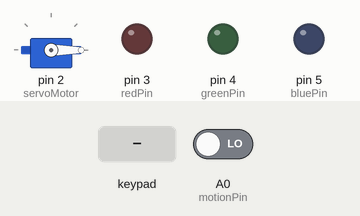
This sketch was run on a simulated Arduino Uno, built with avr-gcc and run on an emulated ATmega328P. Parts: servo, output pins drawn as LEDs (lit = HIGH). Inputs (shaded band) come from the test bench; at power-on: A0 (motionPin) LOW. What the sketch prints to the serial monitor is not drawn.

Above: at 1.2 s.
1.3 s: keypad keys 5 2 5 5 # pressed 0.4 s apart
At 6.0 s:
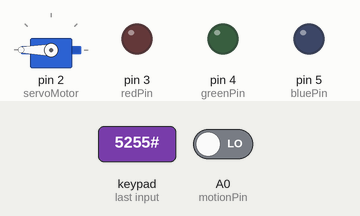
6.3 s: A0 (motionPin) driven HIGH
At 8.6 s:
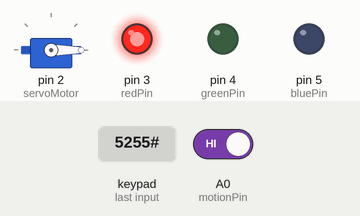
12.3 s: A0 (motionPin) driven LOW
At 13.6 s:
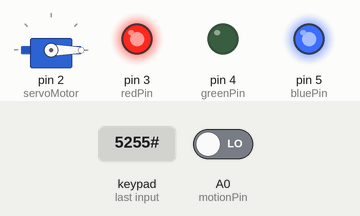
Timing chart, 0 to 15.4 s (numbered marks = the images above; inputs shaded):
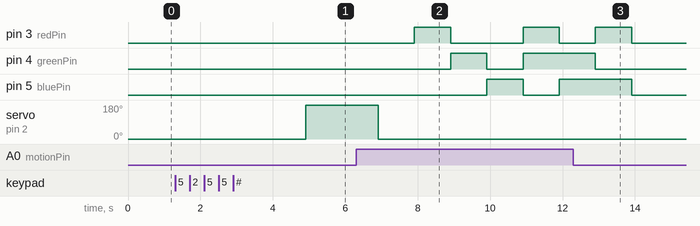

The sketch:

project555sketch_aug4a.ino
```cpp
//servo motor
#include <Servo.h>
//servo motor

//keypad
#include <Key.h>
#include <Keypad.h>
//keypad


//dht11 sensor
#include <DHT.h>
#include <DHT_U.h>
//servo motor
#include <Servo.h>
//servo motor

//keypad
#include <Key.h>
#include <Keypad.h>
//keypad


//dht11 sensor
#include <DHT.h>
#include <DHT_U.h>
//dht11 sensor

#include <Servo.h>
#include <Key.h>
#include <Keypad.h>

const byte ROWS = 4;
const byte COLS = 4;
char keys[ROWS][COLS] = {
  {'1', '2', '3', 'A'},
  {'4', '5', '6', 'B'},
  {'7', '8', '9', 'C'},
  {'*', '0', '#', 'D'}
};
byte rowPins[ROWS] = {13, 12, 11, 10};
byte colPins[COLS] = {9, 8, 7, 6};

Keypad keypad = Keypad(makeKeymap(keys), rowPins, colPins, ROWS, COLS);

Servo servoMotor;

char enteredCode[5];
int codeIndex = 0;
bool correctPINEntered = false;

const int motionPin = A0;
const int redPin = 3;
const int greenPin = 4;
const int bluePin = 5;

void setup() {
  servoMotor.write(0);
  pinMode(motionPin, INPUT);
  pinMode(redPin, OUTPUT);
  pinMode(greenPin, OUTPUT);
  pinMode(bluePin, OUTPUT);
  Serial.begin(9600);
  servoMotor.attach(2);
  pinMode(2, OUTPUT);
  Serial.println("Enter PIN: ****");
}

void loop() {
  if (!correctPINEntered) {
    char key = keypad.getKey();
    if (key) {
      if (key == '#') {
        enteredCode[codeIndex] = '\0';
        codeIndex = 0;
        Serial.println();

        if (strcmp(enteredCode, "5255") == 0) {
          Serial.println("Correct PIN.");
          correctPINEntered = true;
          unlock();
        } else {
          Serial.print("Incorrect PIN: ");
          for (int i = 0; i < 4; i++) {
            Serial.print(enteredCode[i]);
          }
          Serial.println();
        }

        delay(1000);
        clearEnteredCode();
        Serial.println("Enter PIN: ****");
      } else if (key >= '0' && key <= '9' && codeIndex < 4) {
        enteredCode[codeIndex++] = key;
        Serial.print('*');
      }
    }
  } else {
    int motionState = digitalRead(motionPin);

    if (motionState == HIGH) {
      //delay(2000);
      Serial.println("Motion detected!");
      setColor(255, 0, 0);
      delay(1000);
      setColor(0, 255, 0);
      delay(1000);
      setColor(0, 0, 255);
      delay(1000);
      setColor(255, 255, 0);
      delay(1000);
      setColor(0, 255, 255);
      delay(1000);
      setColor(255, 0, 255);
      delay(1000);
      setColor(0, 0, 0);
      delay(2000);
    } else {
      Serial.println("No motion detected.");
    }

    //correctPINEntered = false;
    //Serial.println("Enter PIN: ****");
  }


}

void unlock() {
  servoMotor.write(0);
  delay(2000);
  servoMotor.write(180);
  delay(2000);
  servoMotor.write(0);
}

void clearEnteredCode() {
  for (int i = 0; i < 5; i++) {
    enteredCode[i] = '\0';
  }
}

void setColor(int redValue, int greenValue, int blueValue) {
  analogWrite(redPin, redValue);
  analogWrite(greenPin, greenValue);
  analogWrite(bluePin, blueValue);
}
```

Measured:
- after the input at 1.3 s, servo on pin 2 (servoMotor): 0° → 180° after 3.6 s
- after the input at 6.3 s, pin 3 (redPin): alternates HIGH for 1.0 s and LOW for 2.0 s, starting after 1.6 s; pin 4 (greenPin): LOW → HIGH after 2.6 s, → LOW 1.0 s later, → HIGH 1.0 s later; pin 5 (bluePin): LOW → HIGH after 3.6 s, → LOW 1.0 s later, → HIGH 1.0 s later
- after the input at 12.3 s, pin 3 (redPin), pin 5 (bluePin): goes on until 13.9 s, then stays LOW; pin 4 (greenPin): goes on until 12.9 s, then stays LOW
